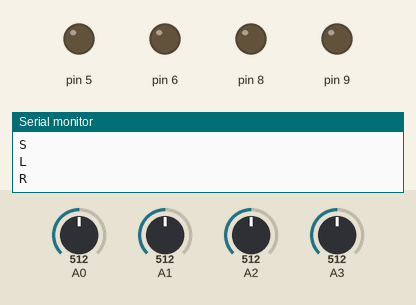
Simulated run of this sketch. Board: Arduino Uno, built with avr-gcc and run on an emulated ATmega328P. Parts: output pins drawn as LEDs (lit = HIGH), the last lines printed to the serial monitor. The test bench sets the inputs (shaded band); at power-on: A0 = 512, A1 = 512, A2 = 512, A3 = 512.

Above: at 0.1 s.
At 6.0 s:
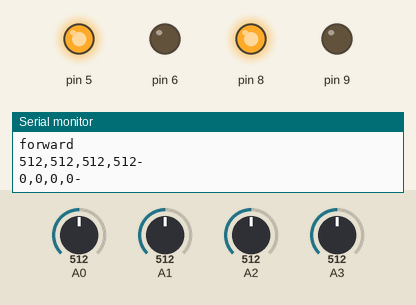
6.1 s: A0 set to 364
7.6 s: A0 set to 335
Timing chart, 0 to 10.6 s (numbered marks = the images above; inputs shaded):
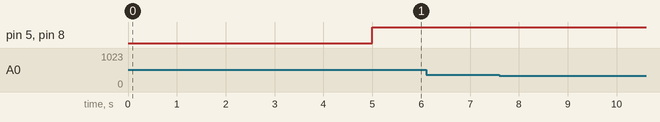

The sketch:

process_only.ino
```cpp
int s1,s2,s3,s4,i,j,t,n,y;
boolean k1,k2,k3,k4,testNo,marker;
 char arr[50];

void setup() {
  // put your setup code here, to run once:
pinMode(5,OUTPUT);
pinMode(6,OUTPUT);
pinMode(8,OUTPUT);
pinMode(9,OUTPUT);
i=0;
j=0;
marker=0;
testNo=0;
n=8;
arr[0]='S';
arr[1]='L';
arr[2]='L';
arr[3]='R';
arr[4]='B';
arr[5]='L';
arr[6]='S';
arr[7]='J';
Serial.begin(9600);
}

void forward()
{
  digitalWrite(5,HIGH);
  digitalWrite(6,LOW);
  digitalWrite(8,HIGH);
  digitalWrite(9,LOW);
  delay(100);
}

void Rturn()
{
  digitalWrite(5,HIGH);
  digitalWrite(6,LOW);
  digitalWrite(8,LOW);
  digitalWrite(9,HIGH);
  delay(100);
}

void Lturn()
{
  digitalWrite(5,LOW);
  digitalWrite(6,HIGH);
  digitalWrite(8,HIGH);
  digitalWrite(9,LOW);
  delay(100);
}

void node()
{
  digitalWrite(5,LOW);
  digitalWrite(6,LOW);
  digitalWrite(8,LOW);
  digitalWrite(9,LOW);
  Serial.println("Node");
  delay(500);
}

void reader(){
s1=analogRead(A0);
s2=analogRead(A1);
s3=analogRead(A2);
s4=analogRead(A3);
if(s1<350)
k1=1;
else
k1=0;
if(s2<300)
k2=1;
else
k2=0;
if(s3<400)
k3=1;
else
k3=0;
if(s4<250)
k4=1;
else
k4=0;
Serial.print(s1);
Serial.print(',');
Serial.print(s2);
Serial.print(',');
Serial.print(s3);
Serial.print(',');
Serial.print(s4);
Serial.println("-");
Serial.print(k1);
Serial.print(',');
Serial.print(k2);
Serial.print(',');
Serial.print(k3);
Serial.print(',');
Serial.print(k4);
Serial.println("-");
}

void nudge()
{
  digitalWrite(5,HIGH);
  digitalWrite(6,LOW);
  digitalWrite(8,HIGH);
  digitalWrite(9,LOW);
  Serial.println("Nudge");
}

void exitcond(){
  digitalWrite(5,LOW);
  digitalWrite(6,LOW);
  digitalWrite(8,LOW);
  digitalWrite(9,LOW);
  Serial.println("exit");
}

int processdata(){
    for(i=0;arr[i]!='J';i++){
            if(arr[i-1]=='L' && arr[i]=='B' && arr[i+1]=='S'){
                arr[i-1]='R';
                for(int k=i;k<=n-3;k++){
                    arr[k]=arr[k+2];
                }
                n=n-2;
            }
            if(arr[i-1]=='L' &&  arr[i]=='B' && arr[i+1]=='R'){
                arr[i-1]='B';
                for(int k=i;k<=n-3;k++){
                    arr[k]=arr[k+2];
                }
                n=n-2;
            }
            if(arr[i-1]=='L' &&  arr[i]=='B' && arr[i+1]=='L'){
                arr[i-1]='S';
                for(int k=i;k<=n-3;k++){
                    arr[k]=arr[k+2];
                }
                n=n-2;
            }
            if(arr[i-1]=='S' &&  arr[i]=='B' && arr[i+1]=='S'){
                arr[i-1]='B';
                for(int k=i;k<=n-3;k++){
                    arr[k]=arr[k+2];
                }
                n=n-2;
            }
            if(arr[i-1]=='S' &&  arr[i]=='B' && arr[i+1]=='L'){
                arr[i-1]='R';
                for(int k=i;k<=n-3;k++){
                    arr[k]=arr[k+2];
                }
                n=n-2;
            }
            if(arr[i-1]=='R' &&  arr[i]=='B' && arr[i+1]=='L'){
                arr[i-1]='B';
                for(int k=i;k<=n-3;k++){
                    arr[k]=arr[k+2];
                }
                n=n-2;
                /*for(int m=0;m<n;m++)
                    cout<<arr[m];
                cout<<endl;*/
            }
    }
    return 0;
}


int counter(){
    int x=0;
    for(int i=0;arr[i]!='J';i++){
        if(arr[i]=='B')
            x++;
    }
    return x;
}

void loop(){
  y=counter();

  Serial.println(y);

  while(y>0){
    processdata();
    y=counter();
    Serial.println(y);
  }

  for(j=0;arr[j]!='J';j++)
  Serial.println(arr[j]);

  delay(5000);

  Serial.println("loop enters");

  for(j=0;arr[j]!='J';j++){
    Serial.println(j);

    while(arr[j]=='S'){
      forward();
      Serial.println("forward");
      reader();
      t=k1+k2+k3+k4;
      if(t>=3){
      node();
      break;
      }
      if(k1==1 && k2==0 && k3==0 && k4==0)
      exitcond();
    }

    while(arr[j]=='L'){
      //node();
      marker=0;
      nudge();
      delay(2000);
      while(marker==0){
      Lturn();
      if(k1==0 && k2==1 && k3==1 && k4==0)
      marker=1;
      Serial.println("Lturn");
      reader();
      }
      if(marker==1){
      //node();
      t=0;
      while(t<=3){
      forward();
      Serial.println("Forwardl");
      reader();
      t=k1+k2+k3+k4;
      }
      break;
      }
      if(k1==1 && k2==0 && k3==0 && k4==0)
      exitcond();
    }

    while(arr[j]=='R'){
      //node();
      marker=0;
      nudge();
      delay(2000);
      while(marker==0){
      Rturn();
      if(k1==0 && k2==1 && k3==1 && k4==0)
      marker=1;
      Serial.println("Rturn");
      reader();
      }
      if(marker==1){
      //node();
      t=0;
      while(t<=3){
      forward();
      Serial.println("Forwardr");
      reader();
      t=k1+k2+k3+k4;
      }
      break;
      }
      if(k1==1 && k2==0 && k3==0 && k4==1)
      exitcond();
    }

    while(arr[j]=='J'){
      node();
      if(k1==1 && k2==0 && k3==0 && k4==1)
      exitcond();
      Serial.println("exit");
      delay(10000);
    }
}
}
```
